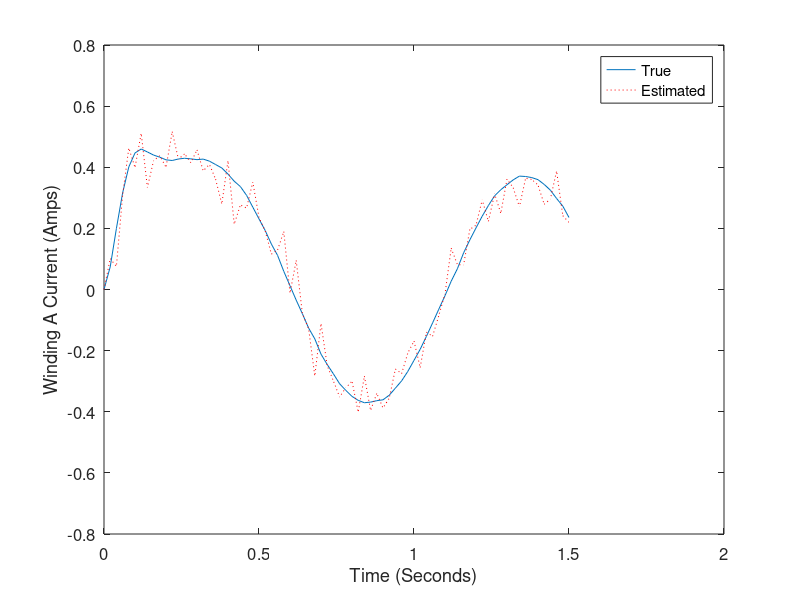
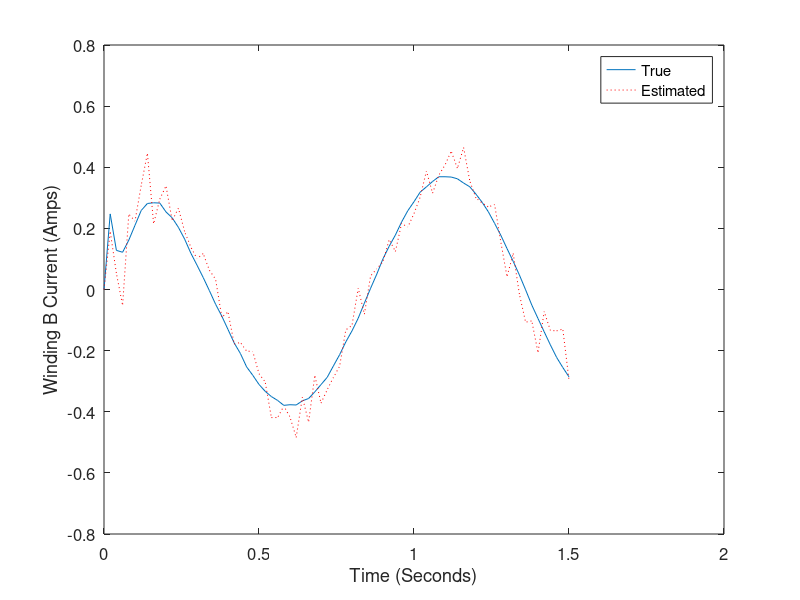
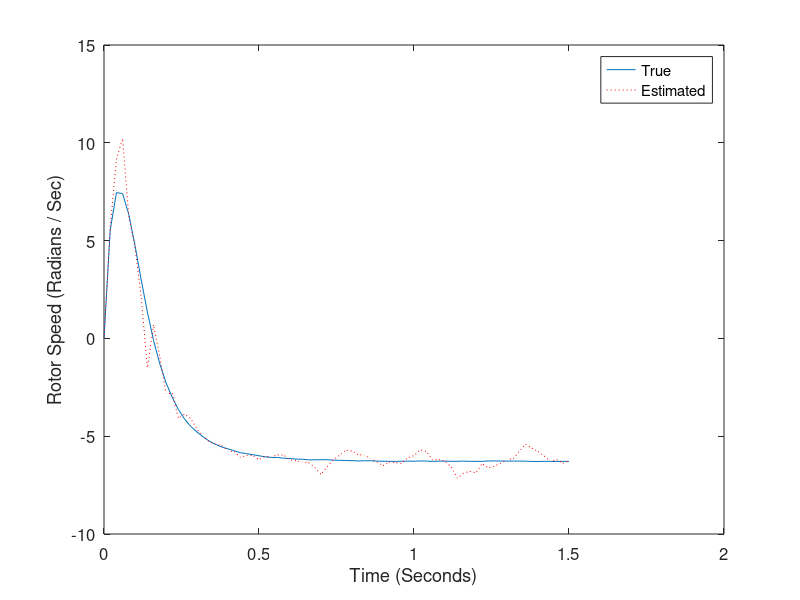
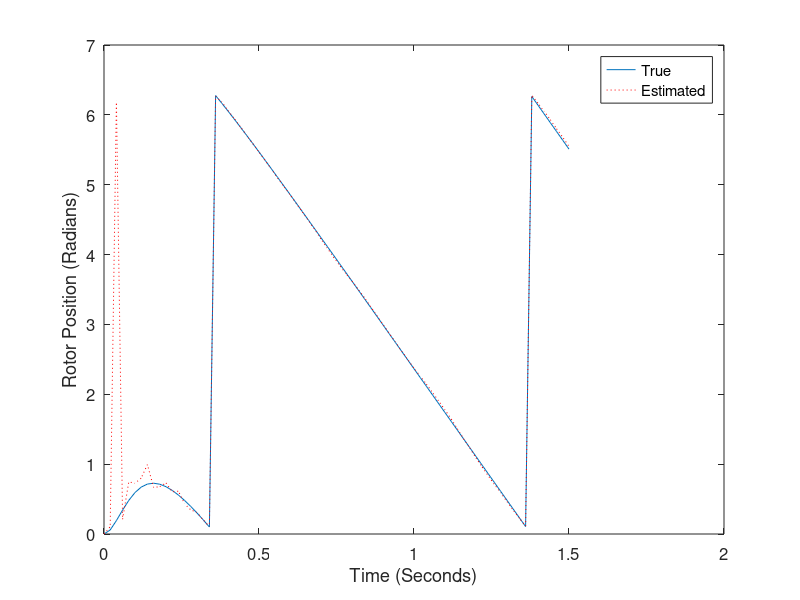

MATLAB code to generate these figures, in order:
function MotorKalman

% Continuous time extended Kalman filter simulation for two-phase step motor.
% Estimate the stator currents, and the rotor position and velocity, on the
% basis of noisy measurements of the stator currents.

Ra = 1.9; % Winding resistance
L = 0.003; % Winding inductance
lambda = 0.1; % Motor constant
J = 0.00018; % Moment of inertia
B = 0.001; % Coefficient of viscous friction

ControlNoise = 0.01; % std dev of uncertainty in control inputs
AccelNoise = 0.5; % std dev of shaft acceleration noise

MeasNoise = 0.1; % standard deviation of measurement noise
R = [MeasNoise^2 0; 0 MeasNoise^2]; % Measurement noise covariance
xdotNoise = [ControlNoise/L ControlNoise/L 0.5 0];
Q = [xdotNoise(1)^2 0 0 0; 0 xdotNoise(2)^2 0 0; 0 0 xdotNoise(3)^2 0; 0 0 0 xdotNoise(4)^2]; % Process noise covariance
P = 1*eye(4); % Initial state estimation covariance

dt = 0.0005; % Integration step size
tf = 1.5; % Simulation length

x = [0; 0; 0; 0]; % Initial state
xhat = x; % State estimate
w = 2 * pi; % Control input frequency

dtPlot = 0.01; % How often to plot results
tPlot = -inf;

% Initialize arrays for plotting at the end of the program
xArray = [];
xhatArray = [];
trPArray = [];
tArray = [];

% Begin simulation loop
for t = 0 : dt : tf
    if t >= tPlot + dtPlot
        % Save data for plotting
        tPlot = t + dtPlot - eps;
        xArray = [xArray x];
        xhatArray = [xhatArray xhat];
        trPArray = [trPArray trace(P)];
        tArray = [tArray t];
    end
    % Nonlinear simulation
    ua0 = sin(w*t);
    ub0 = cos(w*t);
    xdot = [-Ra/L*x(1) + x(3)*lambda/L*sin(x(4)) + ua0/L;
        -Ra/L*x(2) - x(3)*lambda/L*cos(x(4)) + ub0/L;
        -3/2*lambda/J*x(1)*sin(x(4)) + 3/2*lambda/J*x(2)*cos(x(4)) - B/J*x(3);
        x(3)];
    xdot = xdot + [xdotNoise(1)*randn; xdotNoise(2)*randn; xdotNoise(3)*randn; xdotNoise(4)*randn];
    x = x + xdot * dt;
    x(4) = mod(x(4), 2*pi);
    % Kalman filter
    F = [-Ra/L 0 lambda/L*sin(xhat(4)) xhat(3)*lambda/L*cos(xhat(4));
        0 -Ra/L -lambda/L*cos(xhat(4)) xhat(3)*lambda/L*sin(xhat(4));
        -3/2*lambda/J*sin(xhat(4)) 3/2*lambda/J*cos(xhat(4)) -B/J -3/2*lambda/J*(xhat(1)*cos(xhat(4))+xhat(2)*sin(xhat(4)));
        0 0 1 0];
    H = [1 0 0 0; 0 1 0 0];
    z = H * x + [MeasNoise*randn; MeasNoise*randn];
    xhatdot = [-Ra/L*xhat(1) + xhat(3)*lambda/L*sin(xhat(4)) + ua0/L;
        -Ra/L*xhat(2) - xhat(3)*lambda/L*cos(xhat(4)) + ub0/L;
        -3/2*lambda/J*xhat(1)*sin(xhat(4)) + 3/2*lambda/J*xhat(2)*cos(xhat(4)) - B/J*xhat(3);
        xhat(3)];
    xhat = xhat + xhatdot * dt;
    Pdot = F * P + P * F' + Q - P * H' * inv(R) * H * P;
    P = P + Pdot * dt;
    K = P * H' * inv(H * P * H' + R);
    xhat = xhat + K * (z - H * xhat);
    xhat(4) = mod(xhat(4), 2*pi);
end

% Plot data.
close all;
figure;
plot(tArray, xArray(1,:), tArray,xhatArray(1,:),'r:')
set(gca,'FontSize',12); set(gcf,'Color','White');
xlabel('Time (Seconds)'); ylabel('Winding A Current (Amps)');
legend('True', 'Estimated');

figure;
plot(tArray, xArray(2,:), tArray,xhatArray(2,:),'r:')
set(gca,'FontSize',12); set(gcf,'Color','White');
xlabel('Time (Seconds)'); ylabel('Winding B Current (Amps)');
legend('True', 'Estimated');

figure;
plot(tArray, xArray(3,:), tArray,xhatArray(3,:),'r:')
set(gca,'FontSize',12); set(gcf,'Color','White');
xlabel('Time (Seconds)'); ylabel('Rotor Speed (Radians / Sec)');
legend('True', 'Estimated');

figure;
plot(tArray, xArray(4,:), tArray,xhatArray(4,:),'r:')
set(gca,'FontSize',12); set(gcf,'Color','White');
xlabel('Time (Seconds)'); ylabel('Rotor Position (Radians)');
legend('True', 'Estimated');

figure;
plot(tArray, trPArray); title('Trace(P)', 'FontSize', 12);
set(gca,'FontSize',12); set(gcf,'Color','White');
xlabel('Seconds');

% Compute the std dev of the estimation errors
N = size(xArray, 2);
N2 = round(N / 2);
xArray = xArray(:,N2:N);
xhatArray = xhatArray(:,N2:N);
iaEstErr = sqrt(norm(xArray(1,:)-xhatArray(1,:))^2 / size(xArray,2));
ibEstErr = sqrt(norm(xArray(2,:)-xhatArray(2,:))^2 / size(xArray,2));
wEstErr = sqrt(norm(xArray(3,:)-xhatArray(3,:))^2 / size(xArray,2));
thetaEstErr = sqrt(norm(xArray(4,:)-xhatArray(4,:))^2 / size(xArray,2));
disp(['Std Dev of Estimation Errors = ',num2str(iaEstErr),', ',num2str(ibEstErr),', ',num2str(wEstErr),', ',num2str(thetaEstErr)]);

% Display the P version of the estimation error standard deviations
disp(['Sqrt(P) = ',num2str(sqrt(P(1,1))),', ',num2str(sqrt(P(2,2))),', ',num2str(sqrt(P(3,3))),', ',num2str(sqrt(P(4,4)))]);

